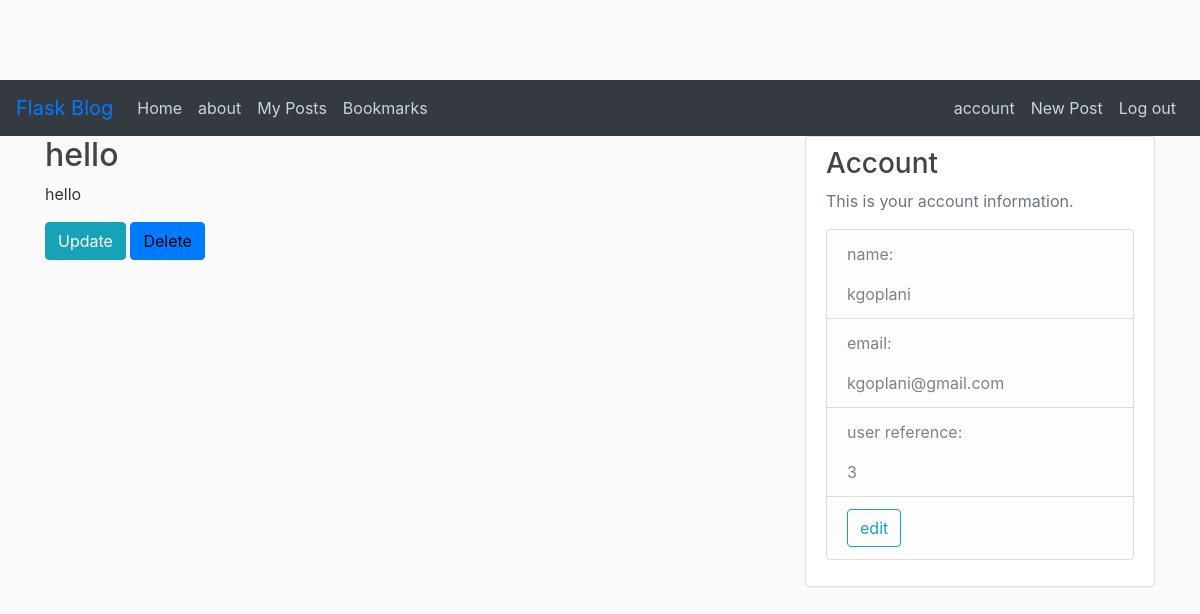
/myposts (signed in), run on the app's committed database.
### flaskblog/models.py (models this page shows, shortened)
class Post(db.Model):
	id = db.Column(db.Integer, primary_key = True)
	title = db.Column(db.String(100), nullable = False)
	summary = db.Column(db.String(100), nullable = False)
	date_posted = db.Column(db.DateTime, nullable = False, default=datetime.utcnow)
	content = db.Column(db.Text, nullable = False)
	user_id = db.Column(db.Integer, db.ForeignKey('user.id'), nullable = False)
	upvotes = db.Column(db.Integer, default=0)
	downvotes = db.Column(db.Integer, default=0)
	comments = db.relationship('Comment', secondary=post_comments, backref=db.backref('posted_on', lazy='dynamic'))

class User(db.Model, UserMixin):
	id = db.Column(db.Integer, primary_key = True)
	username = db.Column(db.String(20), unique = True, nullable = False)
	email = db.Column(db.String(120), unique = True, nullable = False)
	image_file = db.Column(db.String(20), nullable = False, default = 'default.jpg')
	password = db.Column(db.String(60), nullable = False)
	posts = db.relationship('Post', backref = 'author', lazy = True)
	bookmarks = db.relationship('Post', secondary=user_bookmarks, backref=db.backref('users', lazy='dynamic'))
	comments = db.relationship('Comment', backref = 'commenter', lazy= True)
	messages = db.relationship('Message', backref = 'sender', lazy = 'dynamic', foreign_keys = 'Message.uidsender')
	receiver = db.relationship('Message', backref = 'received', lazy = 'dynamic', foreign_keys = 'Message.uidreceiver')

### flaskblog/routes.py (the view)
@app.route("/myposts")
@login_required
def myposts():
	posts = Post.query.filter_by(author = current_user)
	return render_template('myposts.html', title='myposts', posts = posts)

### flaskblog/models.py (called while the page is built)
@login_manager.user_loader
def load_user(user_id):
	return User.query.get(int(user_id))

### flaskblog/templates/myposts.html (shortened to what this page needs)
{% extends "layout.html" %}
{% block content %}
    {% for post in posts %}
    	<h2><a class="article-title" href="{{ url_for('post_display', post_id=post.id) }}">{{ post.title }}</a></h2>
    	<p>{{ post.summary }}</p>
    	<a href="{{ url_for('update_post', post_id=post.id) }}" class="btn btn-info" role="button">Update</a>
		<button type="button" class="btn btn-primary" data-toggle="modal" data-target="#deleteModal" style="color:black;">
		  Delete
		</button>
    {% endfor %}
{% endblock content %}

### flaskblog/templates/layout.html (shortened to what this page needs)
<!DOCTYPE html>
<html>
<head>
      <link rel="stylesheet" href="https://maxcdn.bootstrapcdn.com/bootstrap/4.0.0/css/bootstrap.min.css">
      <link rel="stylesheet" href="https://use.fontawesome.com/releases/v5.7.0/css/all.css">
    <link rel="stylesheet" type="text/css" href="{{ url_for('static', filename='main.css') }}">
</head>
<body>
    <header class="site-header">
      <nav class="navbar navbar-expand-lg navbar-primary bg-dark">
        <a class="navbar-brand" href="#">Flask Blog</a>
        <div class="collapse navbar-collapse" id="navbarNav">
          <ul class="navbar-nav">
            <li class="nav-item active">
              <a class="nav-link" href="{{ url_for('home') }}">Home <span class="sr-only">(current)</span></a>
            </li>
            <li class="nav-item">
              <a class="nav-link" href="{{ url_for('about') }}">about</a>
            </li>
            {% if current_user.is_authenticated %}
              <li class="nav-item"><a class = "nav-link" href="{{ url_for('myposts') }}">My Posts</a></li>
              <li class="nav-item"><a class = "nav-link" href="{{ url_for('bookmarks', user_id = current_user.id) }}">Bookmarks</a></li>
            {% endif %}
          </ul>
        </div>
            <ul class="nav navbar-nav navbar-right">
              {% if current_user.is_authenticated %}
                <li class="nav-item"><a class = "nav-link" href="{{ url_for('account') }}">account</a></li>
                <li class="nav-item"><a class = "nav-link" href="{{ url_for('new') }}">New Post</a></li>
                <li class="nav-item"><a class = "nav-link" href="{{ url_for('logout') }}">Log out</a></li>
              {% else %}
                <li class="nav-item"><a class = "nav-link" href="{{ url_for('register') }}">sign up</a></li>
                <li class="nav-item"><a class = "nav-link" href="{{ url_for('login') }}">Log in</a></li>
              {% endif %}
          </ul>
      </nav>
    </header>
    <main role="main" class="container">
      <div class="row">
        <div class="col-md-8">
          {% block content %}{% endblock %}
        </div>
        {% if current_user.is_authenticated %}
          <div class="col-md-4">
            <div class="content-section">
              <h3>Account</h3>
              <p class='text-muted'>This is your account information.
                <ul class="list-group">
                  <li class="list-group-item list-group-item-light"><p>name: </p>{{current_user.username}}</li>
                  <li class="list-group-item list-group-item-light"><p>email: </p>{{current_user.email}}</li>
                  <li class="list-group-item list-group-item-light"><p>user reference: </p>{{current_user.id}}</li>
                  <li class="list-group-item list-group-item-light"><a href="{{ url_for('account') }}" class="btn btn-outline-info">edit</a></li>
                </ul>
              </p>
            </div>
          </div>
        {% endif %}
      </div>
    </main>
</body>
</html>

### flaskblog/static/main.css (style rules this page uses)
body { background: #fafafa; color: #333333; margin-top: 5rem; }
h1, h2, h3, h4, h5, h6 { color: #444444; }
.site-header .navbar-nav .nav-link { color: #cbd5db; }
.content-section { background: #ffffff; padding: 10px 20px; border: 1px solid #dddddd; border-radius: 3px; margin-bottom: 20px; }
.article-title { color: #444444; }

### data on the page
Post: title "hello", summary "hello"
User: username "kgoplani", email "kgoplani@gmail.com", id "3"
